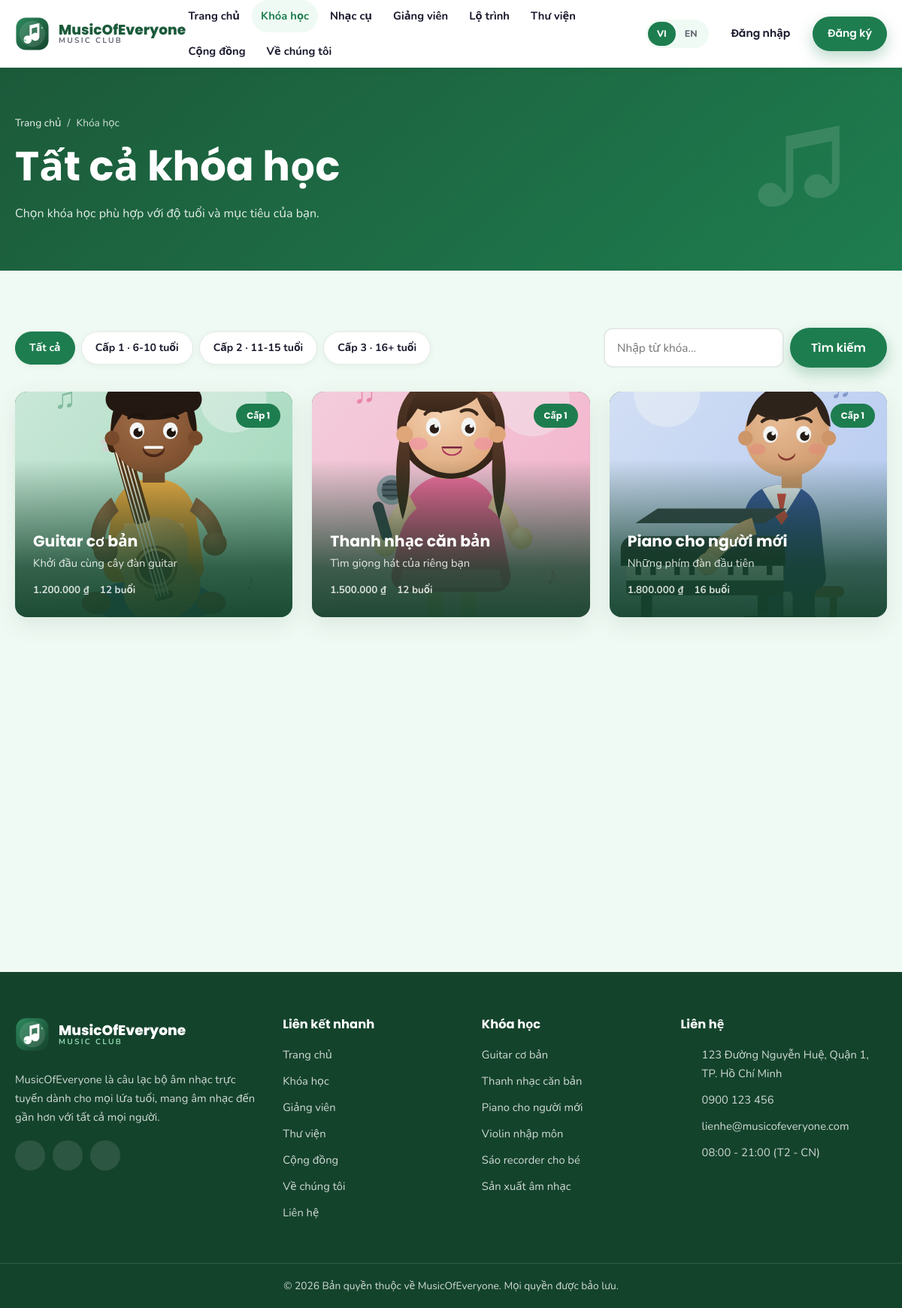
The app's page /khoa-hoc.php with its own data.
### tables this page shows
CREATE TABLE `levels` (
  `id` INT AUTO_INCREMENT PRIMARY KEY,
  `name_vi` VARCHAR(100),
  `name_en` VARCHAR(100),
  `age_range` VARCHAR(50),
  `description_vi` TEXT,
  `description_en` TEXT,
  `color` VARCHAR(20) DEFAULT 'green',
  `sort_order` INT DEFAULT 0
);

CREATE TABLE `courses` (
  `id` INT AUTO_INCREMENT PRIMARY KEY,
  `slug` VARCHAR(255) UNIQUE,
  `title_vi` VARCHAR(255),
  `title_en` VARCHAR(255),
  `subtitle_vi` VARCHAR(255),
  `subtitle_en` VARCHAR(255),
  `description_vi` TEXT,
  `description_en` TEXT,
  `level_id` INT DEFAULT NULL,
  `instructor_id` INT DEFAULT NULL,
  `thumbnail` VARCHAR(255),
  `price` DECIMAL(10,2) DEFAULT 0,
  `duration` VARCHAR(100),
  `is_featured` TINYINT(1) DEFAULT 0,
  `is_active` TINYINT(1) DEFAULT 1,
  `meta_title` VARCHAR(255),
  `meta_description` TEXT,
  `sort_order` INT DEFAULT 0,
  `created_at` TIMESTAMP DEFAULT CURRENT_TIMESTAMP,
  CONSTRAINT `fk_courses_level` FOREIGN KEY (`level_id`) REFERENCES `levels`(`id`) ON DELETE SET NULL,
  CONSTRAINT `fk_courses_instructor` FOREIGN KEY (`instructor_id`) REFERENCES `instructors`(`id`) ON DELETE SET NULL
);

### includes/db.php (called while the page is built, shortened)
<?php
function db(): PDO
{
    static $pdo = null;
    if ($pdo instanceof PDO) {
        return $pdo;
    }
    $dsn = 'mysql:host=' . DB_HOST . ';dbname=' . DB_NAME . ';charset=' . DB_CHARSET;
    try {
        $pdo = new PDO($dsn, DB_USER, DB_PASS, [
            PDO::ATTR_ERRMODE            => PDO::ERRMODE_EXCEPTION,
            PDO::ATTR_DEFAULT_FETCH_MODE => PDO::FETCH_ASSOC,
            PDO::ATTR_EMULATE_PREPARES   => false,
        ]);
    } catch (PDOException $e) {
        if (defined('DEBUG_MODE') && DEBUG_MODE) {
            die('Database connection failed: ' . $e->getMessage());
        }
        http_response_code(500);
        die('Database connection failed. Please try again later.');
    }
    return $pdo;
}
function dbQuery(string $sql, array $params = []): PDOStatement
{
    $stmt = db()->prepare($sql);
    $stmt->execute($params);
    return $stmt;
}
function dbAll(string $sql, array $params = []): array
{
    return dbQuery($sql, $params)->fetchAll();
}
function dbValue(string $sql, array $params = [])
{
    $value = dbQuery($sql, $params)->fetchColumn();
    return $value === false ? null : $value;
}

### khoa-hoc.php (the view, shortened to what this page needs)
<?php
require_once __DIR__ . '/includes/functions.php';
$levelId = isset($_GET['level']) ? (int) $_GET['level'] : 0;
$search  = trim((string) ($_GET['q'] ?? ''));
$page    = max(1, (int) ($_GET['page'] ?? 1));
$perPage = 9;
$where  = ['c.is_active = 1'];
$params = [];
$whereSql = implode(' AND ', $where);
$total    = (int) dbValue("SELECT COUNT(*) FROM courses c WHERE $whereSql", $params);
$p        = paginate($total, $perPage, $page);
$courses = dbAll(
    "SELECT c.*, l.name_vi AS level_vi, l.name_en AS level_en, l.color AS level_color
     FROM courses c LEFT JOIN levels l ON l.id = c.level_id
     WHERE $whereSql
     ORDER BY c.sort_order ASC, c.id ASC
     LIMIT {$p['perPage']} OFFSET {$p['offset']}",
    $params
);
$levels = dbAll('SELECT * FROM levels ORDER BY sort_order ASC, id ASC');
require __DIR__ . '/includes/header.php';
?>
<section class="page-hero">
  <div class="container">
    <nav class="breadcrumb" aria-label="Breadcrumb">
      <a href="<?= e(url('index.php')) ?>"><?= e(t('home')) ?></a><span>/</span><span><?= e(t('nav_courses')) ?></span>
    </nav>
    <h1><?= e(t('courses_page_title')) ?></h1>
    <p><?= e(t('courses_page_subtitle')) ?></p>
  </div>
</section>
<section class="section" id="instruments">
  <div class="container">
    <div class="filters">
      <div class="filter-pills">
        <a class="filter-pill<?= $levelId === 0 ? ' is-active' : '' ?>" href="<?= e(url('khoa-hoc.php')) ?>"><?= e(t('filter_all')) ?></a>
        <?php foreach ($levels as $level): ?>
          <a class="filter-pill<?= $levelId === (int) $level['id'] ? ' is-active' : '' ?>" href="<?= e(url('khoa-hoc.php?level=' . (int) $level['id'])) ?>">
            <?= e(localized($level, 'name')) ?> &middot; <?= e($level['age_range']) ?>
          </a>
        <?php endforeach; ?>
      </div>
      <form class="search-form" method="get" action="<?= e(url('khoa-hoc.php')) ?>">
        <input type="search" name="q" value="<?= e($search) ?>" placeholder="<?= e(t('search_placeholder')) ?>" aria-label="<?= e(t('search')) ?>">
        <button class="btn btn--primary" type="submit"><?= e(t('search')) ?></button>
      </form>
    </div>
    <?php if (!$courses): ?>
      <div class="empty-state"><?= e(t('no_results')) ?></div>
    <?php else: ?>
      <div class="course-grid">
        <?php foreach ($courses as $course): ?>
          <a class="course-card reveal" href="<?= e(url('khoa-hoc-chi-tiet.php?slug=' . urlencode($course['slug']))) ?>">
            <?php if (!empty($course['level_vi'])): ?>
              <span class="badge badge--<?= e(levelColorClass($course['level_color'])) ?>">
                <?= e(currentLang() === 'en' ? $course['level_en'] : $course['level_vi']) ?>
              </span>
            <?php endif; ?>
            <div class="course-card__media">
              <img src="<?= e(imageUrl($course['thumbnail'])) ?>" alt="<?= e(localized($course, 'title')) ?>" loading="lazy">
              <span class="course-card__overlay"></span>
            </div>
            <div class="course-card__body">
              <h3 class="course-card__title"><?= e(localized($course, 'title')) ?></h3>
              <p class="course-card__subtitle"><?= e(localized($course, 'subtitle')) ?></p>
              <div class="course-card__meta">
                <span><?= e(formatPrice($course['price'])) ?></span>
                <?php if ($course['duration']): ?><span><?= e($course['duration']) ?></span><?php endif; ?>
              </div>
            </div>
          </a>
        <?php endforeach; ?>
      </div>
    <?php endif; ?>
  </div>
</section>
<?php require __DIR__ . '/includes/footer.php'; ?>

### includes/footer.php (shortened to what this page needs)
</main>
<footer class="site-footer">
  <div class="container site-footer__grid">
    <div class="site-footer__col">
      <a class="brand brand--footer" href="<?= e(url('index.php')) ?>">
        <img class="brand__logo" src="<?= e(asset('images/logo.svg')) ?>" alt="<?= e(setting('site_name', SITE_NAME)) ?>" width="46" height="46">
        <span class="brand__text">
          <span class="brand__name"><?= e(setting('site_name', SITE_NAME)) ?></span>
          <span class="brand__tagline"><?= e(t('brand_tagline')) ?></span>
        </span>
      </a>
      <p class="site-footer__about"><?= e(t('footer_about')) ?></p>
      <div class="social">
        <?php if (setting('facebook_url')): ?>
          <a class="social__link" href="<?= e(setting('facebook_url')) ?>" target="_blank" rel="noopener" aria-label="Facebook"><?= icon('facebook', 'icon icon--sm') ?></a>
        <?php endif; ?>
        <?php if (setting('youtube_url')): ?>
          <a class="social__link" href="<?= e(setting('youtube_url')) ?>" target="_blank" rel="noopener" aria-label="YouTube"><?= icon('youtube', 'icon icon--sm') ?></a>
        <?php endif; ?>
        <?php if (setting('zalo_url')): ?>
          <a class="social__link" href="<?= e(setting('zalo_url')) ?>" target="_blank" rel="noopener" aria-label="Zalo"><?= icon('zalo', 'icon icon--sm') ?></a>
        <?php endif; ?>
      </div>
    </div>
    <div class="site-footer__col">
      <h3 class="site-footer__title"><?= e(t('footer_links')) ?></h3>
      <ul class="site-footer__list">
        <li><a href="<?= e(url('index.php')) ?>"><?= e(t('nav_home')) ?></a></li>
        <li><a href="<?= e(url('khoa-hoc.php')) ?>"><?= e(t('nav_courses')) ?></a></li>
        <li><a href="<?= e(url('giang-vien.php')) ?>"><?= e(t('nav_instructors')) ?></a></li>
        <li><a href="<?= e(url('thu-vien.php')) ?>"><?= e(t('nav_library')) ?></a></li>
        <li><a href="<?= e(url('cong-dong.php')) ?>"><?= e(t('nav_community')) ?></a></li>
        <li><a href="<?= e(url('ve-chung-toi.php')) ?>"><?= e(t('nav_about')) ?></a></li>
        <li><a href="<?= e(url('lien-he.php')) ?>"><?= e(t('nav_contact')) ?></a></li>
      </ul>
    </div>
    <div class="site-footer__col">
      <h3 class="site-footer__title"><?= e(t('footer_courses')) ?></h3>
      <ul class="site-footer__list">
        <?php
        $footerCourses = [];
        try {
            $footerCourses = dbAll('SELECT slug, title_vi, title_en FROM courses WHERE is_active = 1 ORDER BY sort_order ASC LIMIT 6');
        } catch (Throwable $e) {
            $footerCourses = [];
        }
        ?>
        <?php foreach ($footerCourses as $fc): ?>
          <li><a href="<?= e(url('khoa-hoc-chi-tiet.php?slug=' . urlencode($fc['slug']))) ?>"><?= e(localized($fc, 'title')) ?></a></li>
        <?php endforeach; ?>
      </ul>
    </div>
    <div class="site-footer__col">
      <h3 class="site-footer__title"><?= e(t('footer_contact')) ?></h3>
      <ul class="site-footer__list site-footer__list--contact">
        <li><?= icon('pin', 'icon icon--sm') ?><span><?= e(setting('address')) ?></span></li>
        <li><?= icon('phone', 'icon icon--sm') ?><a href="tel:<?= e(preg_replace('/\s+/', '', setting('phone'))) ?>"><?= e(setting('phone')) ?></a></li>
        <li><?= icon('mail', 'icon icon--sm') ?><a href="mailto:<?= e(setting('contact_email')) ?>"><?= e(setting('contact_email')) ?></a></li>
        <li><?= icon('clock', 'icon icon--sm') ?><span><?= e(setting('working_hours')) ?></span></li>
      </ul>
    </div>
  </div>
  <div class="site-footer__bottom">
    <div class="container">
      <p>&copy; <?= date('Y') ?> <?= e(t('footer_copyright')) ?></p>
    </div>
  </div>
</footer>
</body>
</html>

### records on screen
levels: name_vi "Cấp 1", age_range "6-10 tuổi"
levels: name_vi "Cấp 2", age_range "11-15 tuổi"
levels: name_vi "Cấp 3", age_range "16+ tuổi"
courses: level.name_vi "Cấp 1", thumbnail (picture), title_vi "Guitar cơ bản", subtitle_vi "Khởi đầu cùng cây đàn guitar", price "1.200.000 ₫", duration "12 buổi"
courses: level.name_vi "Cấp 1", thumbnail (picture), title_vi "Thanh nhạc căn bản", subtitle_vi "Tìm giọng hát của riêng bạn", price "1.500.000 ₫", duration "12 buổi"
courses: level.name_vi "Cấp 1", thumbnail (picture), title_vi "Piano cho người mới", subtitle_vi "Những phím đàn đầu tiên", price "1.800.000 ₫", duration "16 buổi"
courses: title_vi "Violin nhập môn"
courses: title_vi "Sáo recorder cho bé"
courses: title_vi "Sản xuất âm nhạc"

### other values on screen
setting('site_name', SITE_NAME) "MusicOfEveryone"
t('brand_tagline') "MUSIC CLUB"
$item['label'] "Trang chủ"
$item['label'] "Khóa học"
$item['label'] "Nhạc cụ"
$item['label'] "Giảng viên"
$item['label'] "Lộ trình"
$item['label'] "Thư viện"
$item['label'] "Cộng đồng"
$item['label'] "Về chúng tôi"
t('nav_login') "Đăng nhập"
t('nav_register') "Đăng ký"
t('home') "Trang chủ"
t('nav_courses') "Khóa học"
t('courses_page_title') "Tất cả khóa học"
